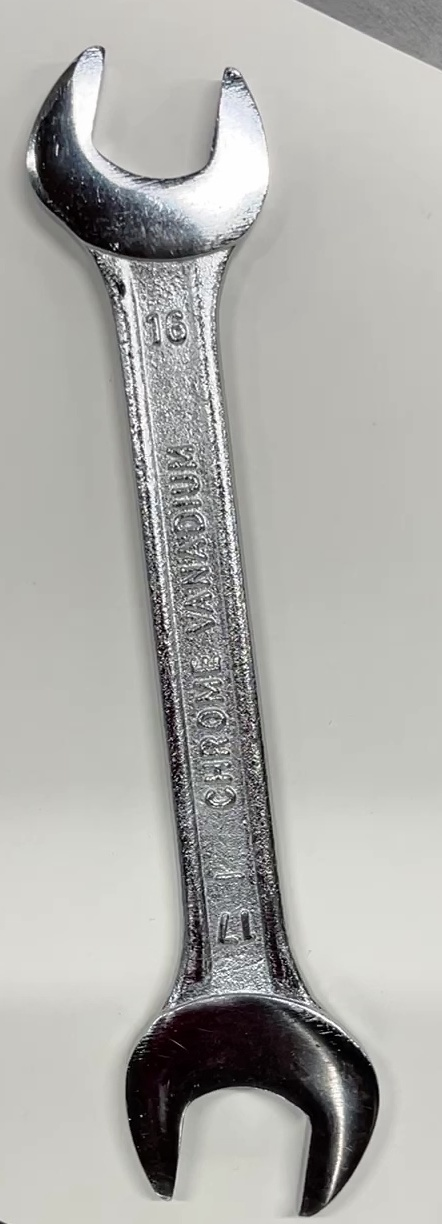
#> input picture frame_0.jpg, 442 x 1224 px, given in place of frame_100.jpg, which was not available
$ python tool_automation.py
#> lines starting #> are read from the running program, lines starting #| are printed output that depends on the picture; after the words box and inside, x2 and y2 are one past the last pixel; in counts of white or black regions, pixels touching at a corner belong together; pictures that were not available may be replaced by others from this repository, and a replacement may not be noted
import numpy as np
import cv2
import matplotlib.pyplot as pl
import os

#FUNCTION FOR UPPERERMOST & LOWERMOST DISTANCE

def uppertooth(img):
    img = cv2.imread(img, 0)

    thresh = cv2.adaptiveThreshold(img, 255, cv2.ADAPTIVE_THRESH_MEAN_C,cv2.THRESH_BINARY_INV, 11, 2)

    #find contours
    contours, _ = cv2.findContours(thresh, cv2.RETR_EXTERNAL, cv2.CHAIN_APPROX_SIMPLE)

    #sort them by area in descending order
    contours = sorted(contours, key=cv2.contourArea, reverse=True)

    #initialize
    uppermost_point = None
    lowermost_point = None
    second_uppermost_point = None
    second_lowermost_point = None

    #go through contours
    for contour in contours:
        #find bounding rectangle of the contour
        x, y, w, h = cv2.boundingRect(contour)

        #find the uppermost and lowermost pts of them
        contour_points = contour[:, 0, :]
        contour_uppermost_point = tuple(contour_points[contour_points[:, 1].argmin()])
        contour_lowermost_point = tuple(contour_points[contour_points[:, 1].argmax()])


        #check if the uppermost and lowermost points of the contour lie within the bounding rectangle
        if y <= contour_uppermost_point[1] <= y+h:
            #check if the uppermost point of the contour is higher than the current uppermost pt
            if uppermost_point is None or contour_uppermost_point[1] < uppermost_point[1]:
                #set the uppermost point as the new uppermost pt
                uppermost_point = contour_uppermost_point

        if y <= contour_lowermost_point[1] <= y+h:
            #check if the lowermost point of the contour is lower than the current lowermost pt
            if lowermost_point is None or contour_lowermost_point[1] > lowermost_point[1]:
                #set the lowermost point as the new lowermost pt
                lowermost_point = contour_lowermost_point

        if y <= contour_uppermost_point[1] <= y+h:
            if second_uppermost_point is None or contour_uppermost_point[1] < second_uppermost_point[1] < uppermost_point[1]:
                second_uppermost_point = contour_uppermost_point

        if y <= contour_lowermost_point[1] <= y+h:
            if second_lowermost_point is None or contour_lowermost_point[1] > second_lowermost_point[1] > lowermost_point[1]:
                second_lowermost_point = contour_lowermost_point

    #calculate the distance btw the uppermost and lowermost pts
    distance = abs(lowermost_point[1] - uppermost_point[1])
    distance_2 = abs(second_lowermost_point[1] - second_uppermost_point[1])

    #draw BB around the wrench
    x, y, w, h = cv2.boundingRect(contours[0])
    cv2.rectangle(img, (x, y), (x + w, y + h), (0, 255, 0), 2)

    #draw a line btw the uppermost and lowermost pt
    cv2.line(img, second_uppermost_point, second_lowermost_point, (255, 0, 0), 2)

    #printing distances
    text = f"Distance 1: {distance}px"
    cv2.putText(img, text, (10, 30), cv2.FONT_HERSHEY_SIMPLEX, 1, (0, 0, 255), 2)

    return distance


#FUNCTION FOR SECOND_UPPERERMOST & SECOND_LOWERMOST DISTANCE

def lowertooth(img):
    img = cv2.imread(img, 0)

    thresh = cv2.adaptiveThreshold(img, 255, cv2.ADAPTIVE_THRESH_MEAN_C,cv2.THRESH_BINARY_INV, 11, 2)

    #find contours
    contours, _ = cv2.findContours(thresh, cv2.RETR_EXTERNAL, cv2.CHAIN_APPROX_SIMPLE)

    #sort them by area in descending order
    contours = sorted(contours, key=cv2.contourArea, reverse=True)

    #initialize
    uppermost_point = None
    lowermost_point = None
    second_uppermost_point = None
    second_lowermost_point = None

    #go through contours
    for contour in contours:
        #find bounding rectangle of the contour
        x, y, w, h = cv2.boundingRect(contour)

        #find the uppermost and lowermost pts of them
        contour_points = contour[:, 0, :]
        contour_uppermost_point = tuple(contour_points[contour_points[:, 0].argmin()])
        contour_lowermost_point = tuple(contour_points[contour_points[:, 0].argmax()])


        #check if the uppermost and lowermost points of the contour lie within the bounding rectangle
        if y <= contour_uppermost_point[1] <= y+h:
            #check if the uppermost point of the contour is higher than the current uppermost pt
            if uppermost_point is None or contour_uppermost_point[1] < uppermost_point[1]:
                #set the uppermost point as the new uppermost pt
                uppermost_point = contour_uppermost_point

        if y <= contour_lowermost_point[1] <= y+h:
            #check if the lowermost point of the contour is lower than the current lowermost pt
            if lowermost_point is None or contour_lowermost_point[1] > lowermost_point[1]:
                #set the lowermost point as the new lowermost pt
                lowermost_point = contour_lowermost_point

        if y <= contour_uppermost_point[1] <= y+h:
            if second_uppermost_point is None or contour_uppermost_point[1] < second_uppermost_point[1] < uppermost_point[1]:
                second_uppermost_point = contour_uppermost_point

        if y <= contour_lowermost_point[1] <= y+h:
            if second_lowermost_point is None or contour_lowermost_point[1] > second_lowermost_point[1] > lowermost_point[1]:
                second_lowermost_point = contour_lowermost_point

    #calculate the distance btw the uppermost and lowermost pts
    distance = abs(lowermost_point[1] - uppermost_point[1])
    distance_2 = abs(second_lowermost_point[1] - second_uppermost_point[1])

    #draw BB around the wrench
    x, y, w, h = cv2.boundingRect(contours[0])
    cv2.rectangle(img, (x, y), (x + w, y + h), (0, 255, 0), 2)

    #draw a line btw the uppermost and lowermost pt
    cv2.line(img, second_uppermost_point, second_lowermost_point, (255, 0, 0), 2)

    #printing distances
    text_2 = f"Distance 2: {distance_2}px"
    cv2.putText(img, text_2, (10, 30), cv2.FONT_HERSHEY_SIMPLEX, 1, (255, 0, 0), 2)

    return distance_2


#FUNCTION FOR MATCHING THE SHAPE

def match(img1,img2='frame_0.jpg'):
#> called with img1 = 'frame_100.jpg', img2 = 'frame_0.jpg'
    img1 = cv2.imread(img1)
#> img1 is the input picture: shape (1224, 442, 3); mean B, G, R 169.2, 172.6, 173
    img2 = cv2.imread(img2)

    gray1 = cv2.cvtColor(img1, cv2.COLOR_BGR2GRAY)
    gray2 = cv2.cvtColor(img2, cv2.COLOR_BGR2GRAY)

    #initiate ORB detector
    orb = cv2.ORB_create()

    #find keypts and descriptors with ORB
    kp1, des1 = orb.detectAndCompute(gray1, None)
#> kp1 = 500 keypoints; strongest (x, y, size): (165, 626, 31), (245, 672, 31), (117, 246, 31), (252, 724, 31)
    kp2, des2 = orb.detectAndCompute(gray2, None)
#> kp2 has the same summary as kp1

    #create BFMatcher object
    bf = cv2.BFMatcher(cv2.NORM_HAMMING, crossCheck=True)

    #match descriptors
    matches = bf.match(des1, des2)
#> matches = 500 matches

    #sort matches by score
    matches = sorted(matches, key=lambda x:x.distance)

    #draw top matches
    img_matches = cv2.drawMatches(img1, kp1, img2, kp2, matches[:20], None, flags=cv2.DrawMatchesFlags_NOT_DRAW_SINGLE_POINTS)
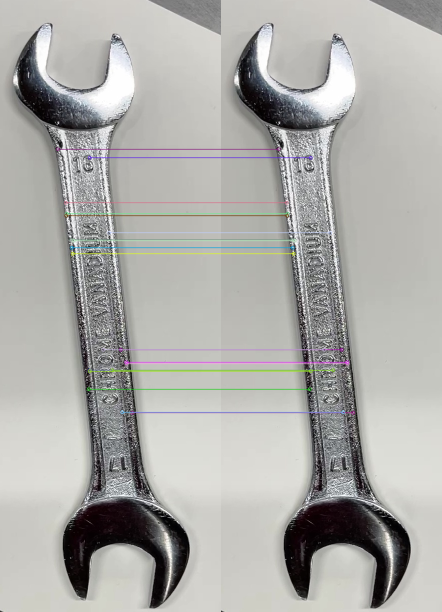
#> img_matches: shape (1224, 884, 3) (shown at 1/2 size); mean B, G, R 169, 172.4, 172.7

    #check if images match
    if len(matches) > 100:
        return "accepted"
    else:
        return "rejected"


#MAIN FUNCTION

def driver(img):
    matchres = match(img)

    if matchres == "accepted":

        img1 ="frame_0.jpg"
        upper = uppertooth(img)
#> in uppertooth, `thresh = cv2.adaptiveThreshold(img, 255, cv2.ADAPTIVE_THRESH_MEAN_C,cv..`:
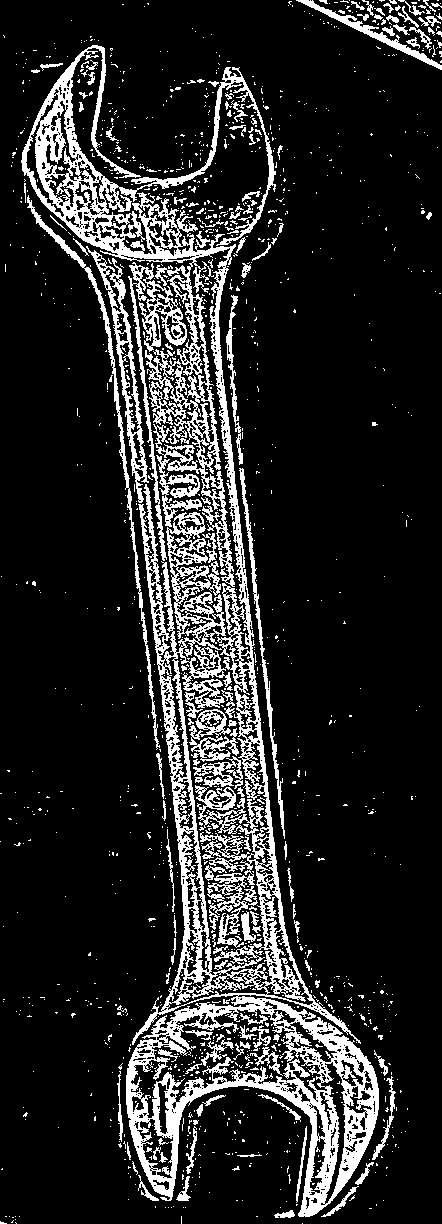
#> thresh: shape (1224, 442); 15.3% white; 1447 white regions (1308 under 20 px)
#> in uppertooth, `contours, _ = cv2.findContours(thresh, cv2.RETR_EXTERNAL, cv2.CHAIN_AP..`: contours = 1245 contours, 1176 with area under 20; largest, box (x1, y1, x2, y2) and area: (21, 45, 379, 1217) 81743, (86, 246, 149, 503) 2856, (128, 262, 187, 561) 2681, (27, 195, 160, 750) 1493, (189, 709, 239, 762) 1312
#> the loop in uppertooth, `for contour in contours:` made 1245 passes
#> (x, y, w, h, second_uppermost_point, second_lowermost_point) on pass 1: (21, 45, 358, 1172, (92, 45), (299, 1216))
#> (x, y, w, h, contour_uppermost_point, lowermost_point) on pass 27: (274, 1210, 21, 8, (290, 1210), (275, 1217))
#> in uppertooth, `distance = abs(lowermost_point[1] - uppermost_point[1])`: distance = 1223
#> in uppertooth, `distance_2 = abs(second_lowermost_point[1] - second_uppermost_point[1])`: distance_2 = 1171
#> in uppertooth, `x, y, w, h = cv2.boundingRect(contours[0])`: x = 21; y = 45; w = 358; h = 1172
#> in uppertooth, `text = f"Distance 1: {distance}px"`: text = 'Distance 1: 1223px'
#> upper = 1223
        upper1 = uppertooth(img1)
#> the loop in uppertooth (call 2), `for contour in contours:` made 1245 passes
        if (upper - upper1)<10 and (upper-upper1>-10):
            lower = lowertooth(img)
#> in lowertooth, `cv2.putText(img, text_2, (10, 30), cv2.FONT_HERSHEY_SIMPLEX, 1, (255, ..`:
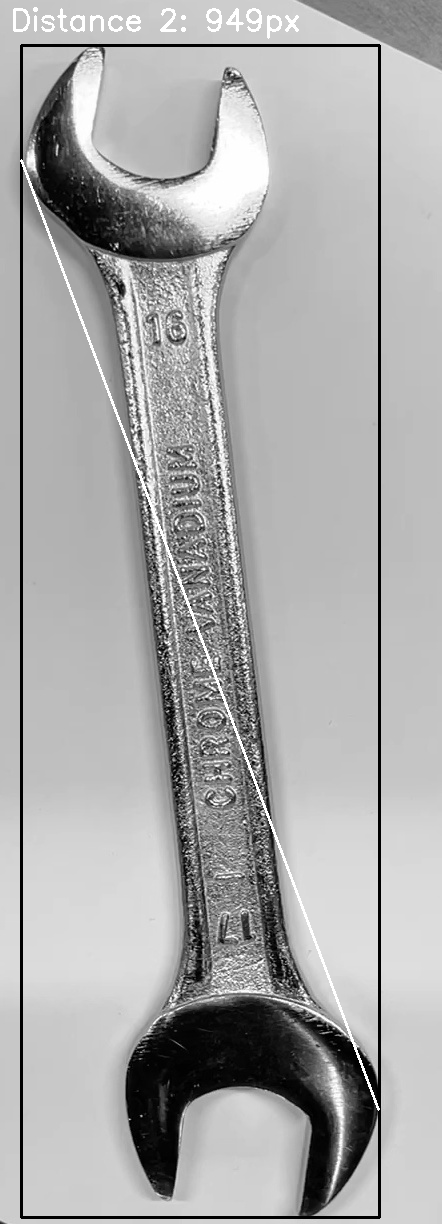
#> img: shape (1224, 442); min 0, max 255, mean 169.9
            lower1 = lowertooth(img1)
            if (lower - lower1)<10 and (lower-lower1>-10):
                return True
            else:
                return False
        else:
            return False
    else:
        return False


result = driver("frame_100.jpg")
print(result)
